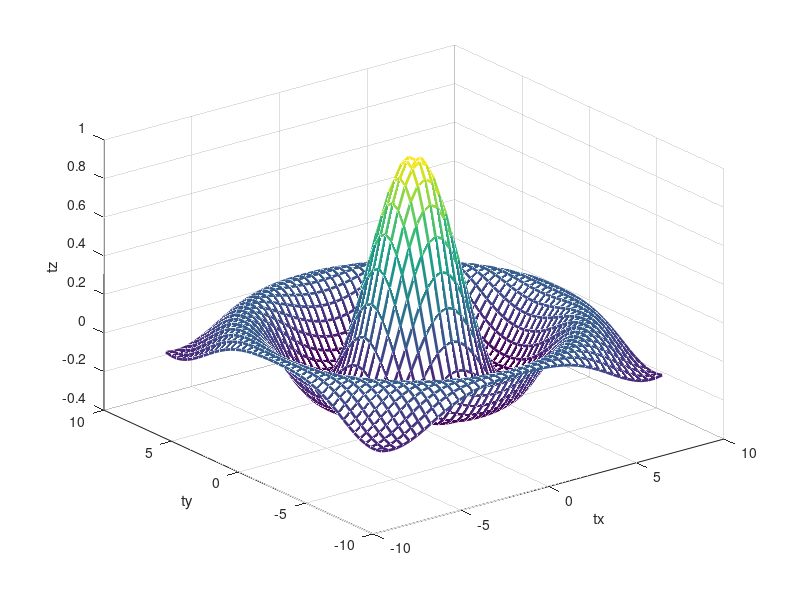

MATLAB code to generate this figure:
% GNU octave is a high-level programming
% language similar to Matlab

% What does the function z = sin(r) / r
% where r = sqrt(x^2 + y^2) look like?

tx = ty = linspace(-8,8,41);
[xx,yy] = meshgrid(tx,ty);
r = sqrt(xx.^2 + yy.^2);
% 'dot' implies element-by-element operation

% why does this command work when there
% is a division by zero?
tz = sin(r)./r;

hf = figure()
mesh(tx,ty,tz,"linewidth",2)
xlabel('tx');
ylabel('ty');
zlabel('tz');
